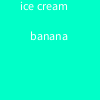
Frame 1 (no input)
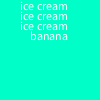
Frame 60 (the mouse pressed at the canvas centre just before this capture)
Frame 120 (the mouse held since frame 60 and released just before this capture): identical to frame 60, image omitted

The Processing sketch that drew these frames (run headless with seeded random() and noise(); from frame 60 on, the mouse is pressed at the canvas centre):

// Processing sketch: Banana_Split
// ── Banana_Split.pde
int x= 600;
int count= 0;

int y= 10;


void setup() {
  
  background(0,255,200);
  text("banana", 30, 40);
}

void draw() {
  if(count<3){
text("ice cream",20,y );
y+= 10;
count++;
  }
}
